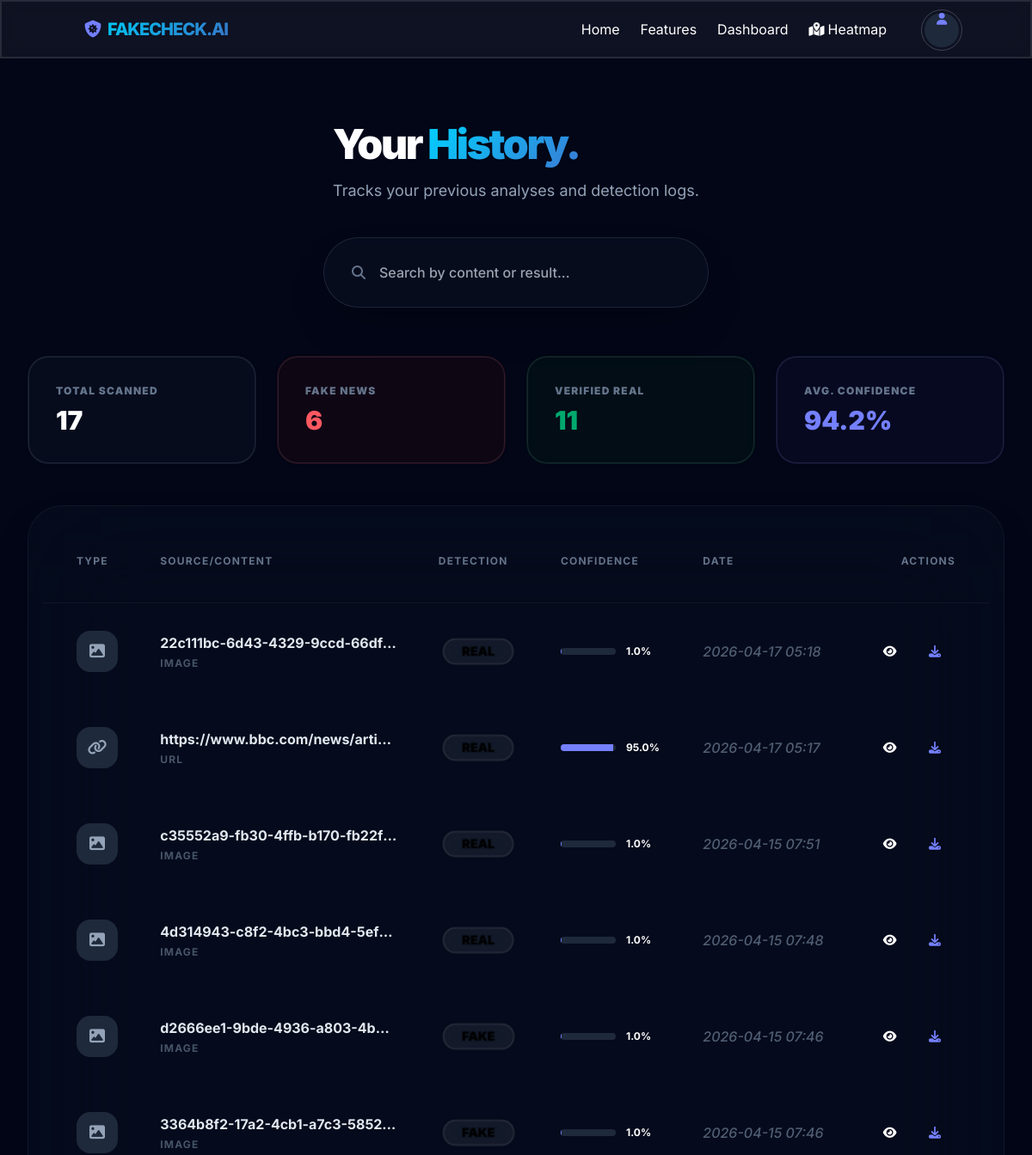
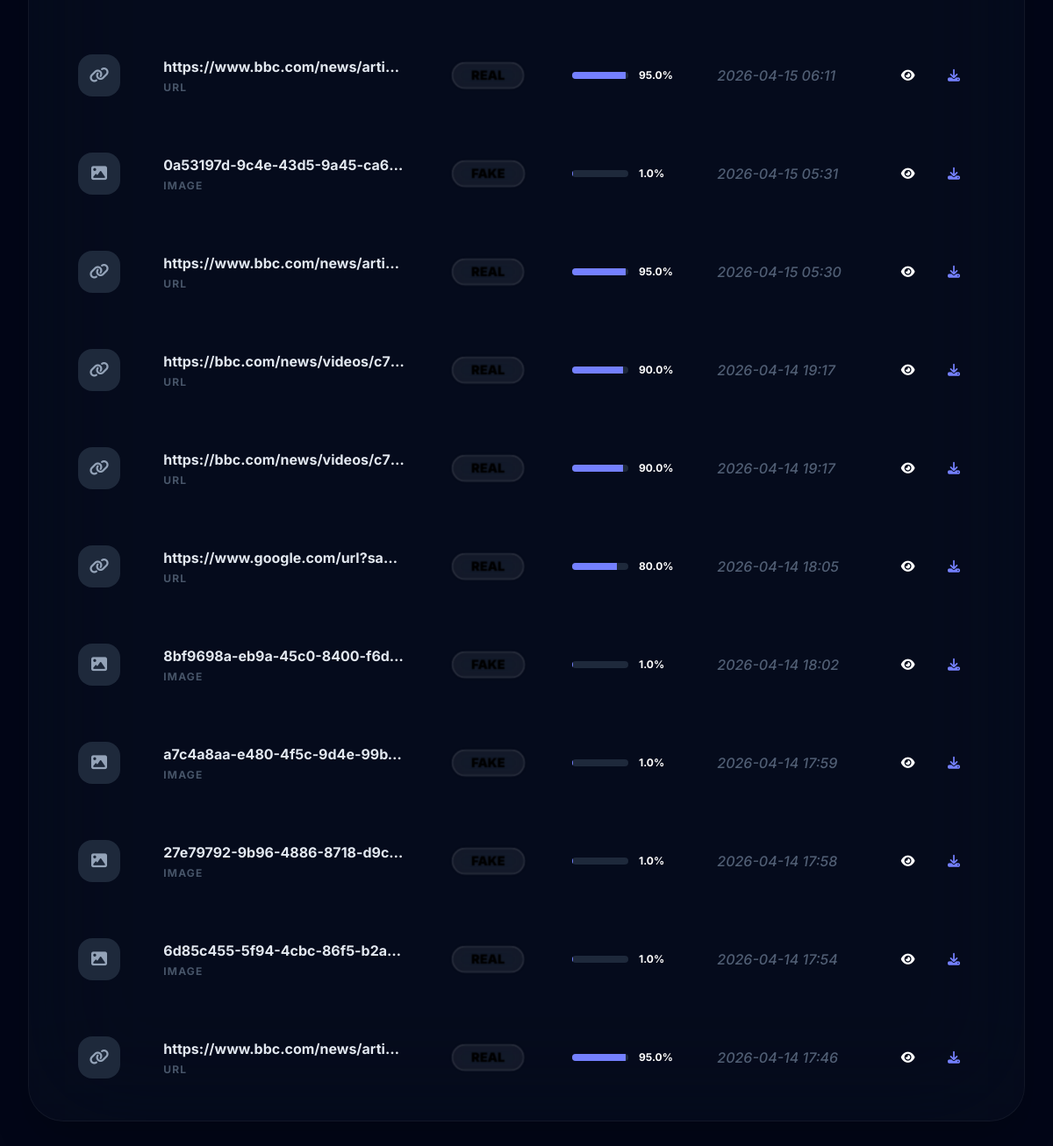
/history (signed in), run on the app's committed database (2 pictures, top to bottom).
### models/models.py (models this page shows)
class Analysis(db.Model):
    id = db.Column(db.Integer, primary_key=True)
    user_id = db.Column(db.Integer, db.ForeignKey('user.id'), nullable=False)
    input_type = db.Column(db.String(50), nullable=False) # url, image, video
    input_content = db.Column(db.String(500), nullable=False) # URL or Filename
    result = db.Column(db.String(10), nullable=False) # FAKE or REAL
    confidence = db.Column(db.Float, nullable=False)
    virality = db.Column(db.Float, nullable=False)
    explanation = db.Column(db.Text, nullable=False)
    timestamp = db.Column(db.DateTime, default=datetime.utcnow)
    country      = db.Column(db.String(100), default='Unknown')
    country_code = db.Column(db.String(10),  default='UN')
    city         = db.Column(db.String(100), default='Unknown')
    latitude     = db.Column(db.Float,       default=0.0)
    longitude    = db.Column(db.Float,       default=0.0)
    spread_nodes = db.relationship('SpreadNode', backref='analysis', lazy=True)

### routes/user_dashboard.py (the view)
@user_bp.route('/history')
@login_required
def history():
    search = request.args.get('search', '')
    query = Analysis.query.filter_by(user_id=current_user.id)
    if search:
        query = query.filter(
            Analysis.explanation.like(f"%{search}%") |
            Analysis.input_content.like(f"%{search}%")
        )
    history_list = query.order_by(Analysis.timestamp.desc()).all()
    return render_template('user/history.html', history=history_list)

### app.py (called while the page is built)
@login_manager.user_loader
def load_user(user_id):
    return User.query.get(int(user_id))

### templates/user/history.html (shortened to what this page needs)
{% extends 'layout.html' %}
{% block content %}
<main class="max-w-7xl mx-auto py-12 px-8">
    <div class="mb-14 flex flex-col md:row items-center justify-between gap-10">
        <div>
            <h1 class="text-5xl font-black mb-4 tracking-tighter">Your <span class="gradient-text">History.</span></h1>
            <p class="text-slate-400 text-lg">Tracks your previous analyses and detection logs.</p>
        </div>
        <form action="{{ url_for('user.history') }}" method="GET" class="w-full md:max-w-md">
            <div class="flex items-center bg-slate-900/40 glass rounded-full px-8 py-2 focus-within:ring-4 focus-within:ring-primary/20 transition-all shadow-2xl relative overflow-hidden group">
                 <i class="fa-solid fa-search text-slate-500 mr-4 group-focus-within:text-primary"></i>
                 <input type="text" name="search" placeholder="Search by content or result..." class="bg-transparent w-full py-5 outline-none font-medium" value="{{ request.args.get('search', '') }}" />
            </div>
        </form>
    </div>
    <div class="grid grid-cols-1 md:grid-cols-4 gap-6 mb-12">
        {% set total = history|length %}
        {% set fake = history|selectattr('result', 'equalto', 'FAKE')|list|length %}
        <div class="bg-slate-900/40 glass p-8 rounded-3xl border border-white/5">
            <p class="text-xs font-black text-slate-500 uppercase tracking-widest mb-2">Total Scanned</p>
            <h4 class="text-3xl font-black">{{ total }}</h4>
        </div>
        <div class="bg-red-950/20 glass p-8 rounded-3xl border border-red-500/10">
            <p class="text-xs font-black text-slate-500 uppercase tracking-widest mb-2 text-error">Fake News</p>
            <h4 class="text-3xl font-black text-error">{{ fake }}</h4>
        </div>
        <div class="bg-green-950/20 glass p-8 rounded-3xl border border-green-500/10">
            <p class="text-xs font-black text-slate-500 uppercase tracking-widest mb-2 text-success">Verified Real</p>
            <h4 class="text-3xl font-black text-success">{{ total - fake }}</h4>
        </div>
        <div class="bg-indigo-950/20 glass p-8 rounded-3xl border border-indigo-500/10">
            <p class="text-xs font-black text-slate-500 uppercase tracking-widest mb-2 text-primary">Avg. Confidence</p>
            <h4 class="text-3xl font-black text-primary">94.2%</h4>
        </div>
    </div>
    <div class="overflow-x-auto bg-slate-900/30 glass rounded-[2.5rem] border border-white/5 shadow-2xl backdrop-blur-3xl p-4">
        <table class="table table-lg w-full">
            <thead class="text-slate-500 uppercase text-xs tracking-widest font-black border-none">
                <tr class="border-b border-white/5">
                    <th class="py-10 pl-10">Type</th>
                    <th>Source/Content</th>
                    <th>Detection</th>
                    <th>Confidence</th>
                    <th>Date</th>
                    <th class="pr-10 text-right">Actions</th>
                </tr>
            </thead>
            <tbody class="text-sm font-medium">
                {% for item in history %}
                <tr class="hover:bg-white/5 transition border-none group">
                    <td class="py-8 pl-10">
                        <div class="w-12 h-12 bg-slate-800 rounded-2xl flex items-center justify-center text-slate-400 group-hover:bg-primary/20 group-hover:text-primary transition">
                            <i class="fa-solid fa-{{ 'link' if item.input_type == 'url' else 'image' if item.input_type == 'image' else 'video' }} text-lg"></i>
                        </div>
                    </td>
                    <td class="max-w-xs">
                        <div class="font-bold text-slate-200 truncate">{{ item.input_content }}</div>
                        <p class="text-xs text-slate-600 font-bold uppercase tracking-widest mt-1">{{ item.input_type }}</p>
                    </td>
                    <td>
                        <div class="badge badge-lg {{ 'badge-error' if item.result == 'FAKE' else 'badge-success' }} glass font-black py-4 px-6 scale-90">
                            {{ item.result }}
                        </div>
                    </td>
                    <td>
                        <div class="flex items-center gap-3">
                             <div class="w-16 h-2 bg-slate-800 rounded-full overflow-hidden">
                                <div class="h-full bg-primary" style="width:{{ item.confidence }}%"></div>
                             </div>
                             <span class="text-xs font-bold">{{ item.confidence|round }}%</span>
                        </div>
                    </td>
                    <td class="text-slate-500 italic opacity-80">{{ item.timestamp.strftime('%Y-%m-%d %H:%M') }}</td>
                    <td class="pr-10 text-right">
                        <a href="{{ url_for('user.analyze') if false else '#' }}" class="btn btn-ghost btn-circle hover:bg-white/10">
                            <i class="fa-solid fa-eye"></i>
                        </a>
                        <a href="{{ url_for('user.download_report', analysis_id=item.id) }}" class="btn btn-ghost btn-circle text-primary hover:bg-primary/10">
                            <i class="fa-solid fa-download"></i>
                        </a>
                    </td>
                </tr>
                {% endfor %}
            </tbody>
        </table>
    </div>
</main>
{% endblock %}

### templates/layout.html (style rules this page uses)
body { font-family: 'Inter', sans-serif; }
.glass { background: rgba(255, 255, 255, 0.05); backdrop-filter: blur(10px); -webkit-backdrop-filter: blur(10px); border: 1px solid rgba(255, 255, 255, 0.1); }
.gradient-text { background: linear-gradient(135deg, #00d2ff 0%, #3a7bd5 100%); -webkit-background-clip: text; -webkit-text-fill-color: transparent; }

### data on the page
Analysis: input_content "22c111bc-6d43-4329-9ccd-66df…", input_type "IMAGE", result "REAL", confidence "1.0", timestamp "2026-04-17 05:18"
Analysis: input_content "https://www.bbc.com/news/arti…", input_type "URL", result "REAL", confidence "95.0", timestamp "2026-04-17 05:17"
Analysis: input_content "c35552a9-fb30-4ffb-b170-fb22f…", input_type "IMAGE", result "REAL", confidence "1.0", timestamp "2026-04-15 07:51"
Analysis: input_content "4d314943-c8f2-4bc3-bbd4-5ef…", input_type "IMAGE", result "REAL", confidence "1.0", timestamp "2026-04-15 07:48"
Analysis: input_content "d2666ee1-9bde-4936-a803-4b…", input_type "IMAGE", result "FAKE", confidence "1.0", timestamp "2026-04-15 07:46"
Analysis: input_content "3364b8f2-17a2-4cb1-a7c3-5852…", input_type "IMAGE", result "FAKE", confidence "1.0", timestamp "2026-04-15 07:46"
Analysis: input_content "https://www.bbc.com/news/arti…", input_type "URL", result "REAL", confidence "95.0", timestamp "2026-04-15 06:11"
Analysis: input_content "0a53197d-9c4e-43d5-9a45-ca6…", input_type "IMAGE", result "FAKE", confidence "1.0", timestamp "2026-04-15 05:31"
Analysis: input_content "https://www.bbc.com/news/arti…", input_type "URL", result "REAL", confidence "95.0", timestamp "2026-04-15 05:30"
Analysis: input_content "https://bbc.com/news/videos/c7…", input_type "URL", result "REAL", confidence "90.0", timestamp "2026-04-14 19:17"
Analysis: input_content "https://bbc.com/news/videos/c7…", input_type "URL", result "REAL", confidence "90.0", timestamp "2026-04-14 19:17"
Analysis: input_content "https://www.google.com/url?sa…", input_type "URL", result "REAL", confidence "80.0", timestamp "2026-04-14 18:05"
Analysis: input_content "8bf9698a-eb9a-45c0-8400-f6d…", input_type "IMAGE", result "FAKE", confidence "1.0", timestamp "2026-04-14 18:02"
Analysis: input_content "a7c4a8aa-e480-4f5c-9d4e-99b…", input_type "IMAGE", result "FAKE", confidence "1.0", timestamp "2026-04-14 17:59"
Analysis: input_content "27e79792-9b96-4886-8718-d9c…", input_type "IMAGE", result "FAKE", confidence "1.0", timestamp "2026-04-14 17:58"
Analysis: input_content "6d85c455-5f94-4cbc-86f5-b2a…", input_type "IMAGE", result "REAL", confidence "1.0", timestamp "2026-04-14 17:54"
Analysis: input_content "https://www.bbc.com/news/arti…", input_type "URL", result "REAL", confidence "95.0", timestamp "2026-04-14 17:46"

### other printed values
{{ total }} "17"
{{ fake }} "6"
{{ total - fake }} "11"
